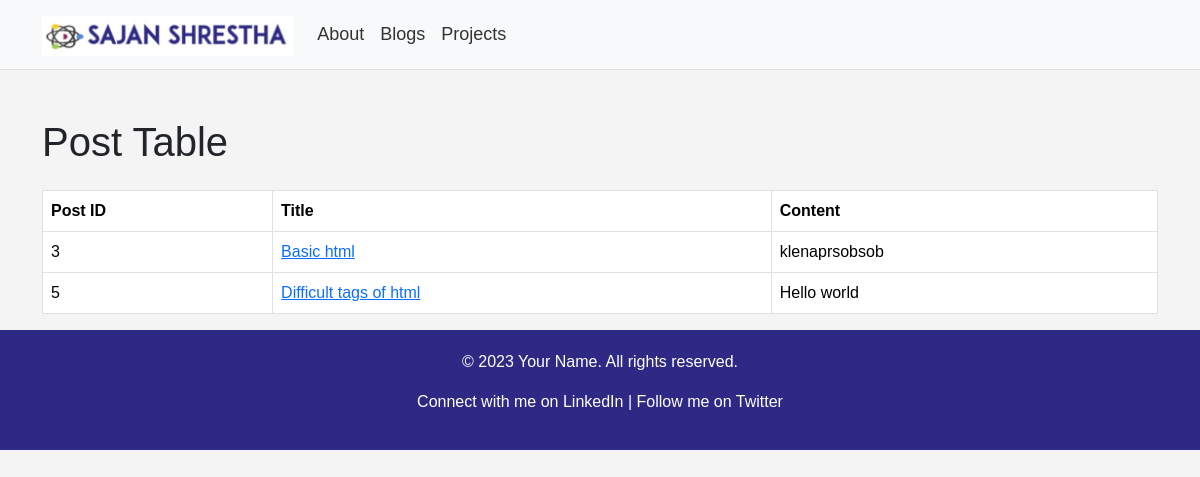
The page /blogs/category/8 on the database its author committed.
### BlogsContent/models.py (models this page shows, shortened)
class post(models.Model):
    post_id = models.AutoField(primary_key=True)
    title = models.CharField(max_length=200)
    content = RichTextField(blank=True)
    url = models.CharField(max_length=100)
    cat = models.ForeignKey('Category', on_delete=models.CASCADE)
    image = models.ImageField(upload_to='post/')
    date = models.DateTimeField(auto_now_add=True, null=True)

### BlogsContent/views.py (the view)
# urls.py: path('blogs/category/<str:cat_id>', categoryView),
def categoryView(request, cat_id):
    category_posts = post.objects.values().filter(cat_id=cat_id)
    data ={
        'category_posts': category_posts,
        'cat_id' : cat_id,
    }
    return render(request, 'post.html', data)

### templates/post.html (shortened to what this page needs)
{%extends 'base.html' %}
{%block content%}
<div class="container mt-5">
    <h1 class="mb-4">Post Table</h1>
    <table class="table table-bordered">
        <thead class="thead-dark">
            <tr>
                <th>Post ID</th>
                <th>Title</th>
                <th>Content</th>
            </tr>
        </thead>
        <tbody>
            {% for post in category_posts %}
            <tr>
                <td>{{ post.post_id }}</td>
                <td><a href="singlepost/{{post.post_id}}">{{post.title}}</a></td>
                <td>{{ post.content | safe }}</td>
            </tr>
            {% endfor %}
        </tbody>
    </table>
</div>
{% endblock %}

### BlogsContent/Static/css/base.css (style rules this page uses)
body { background-color: #f4f4f4; font-family: Arial, sans-serif; }

### rows shown on the page
post: post_id "3", title "Basic html", content "klenaprsobsob"
post: post_id "5", title "Difficult tags of html", content "Hello world"
